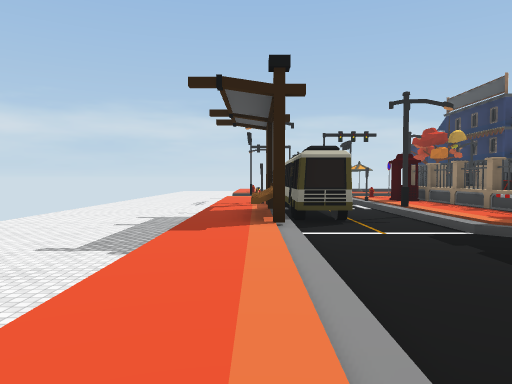
view 1 (above)

21 first-person views from a walk through a 3-D level made in the Unity game engine. The camera is 1.3 m above the floor, tilts 2° down and sees 70° across. The floor is counted in squares, 2 m on a side. Each view is taken from the middle of a square. On the plan, view 1 faces up. The plan holds only what a view shows up to about 11 squares ahead; the rest is blank. The place goes on beyond the plan. The player character is not drawn. Surface patterns are stand-ins for the level's own textures.

view 2
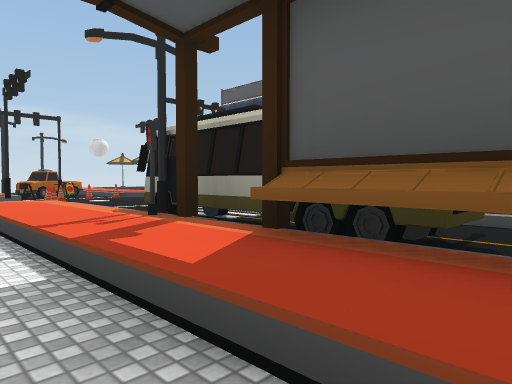

view 3
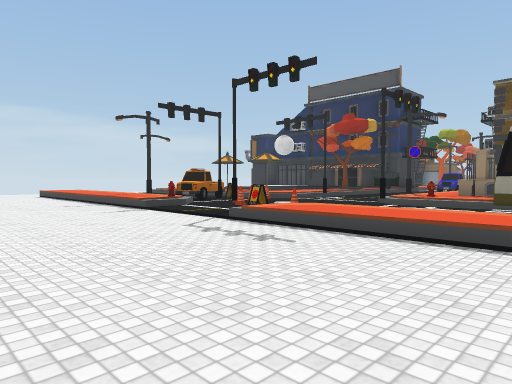

view 4
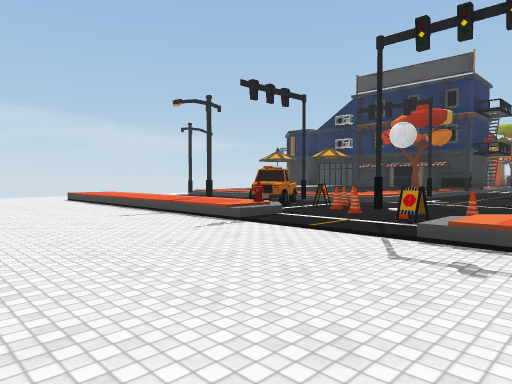

view 5
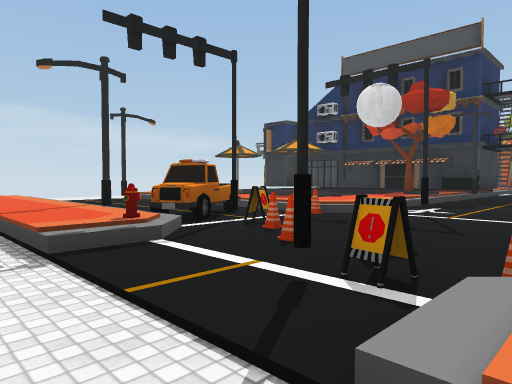

view 6
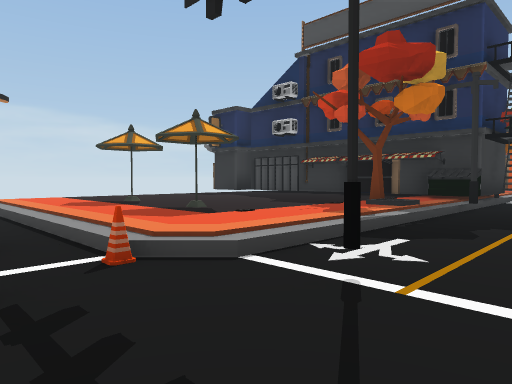

view 7
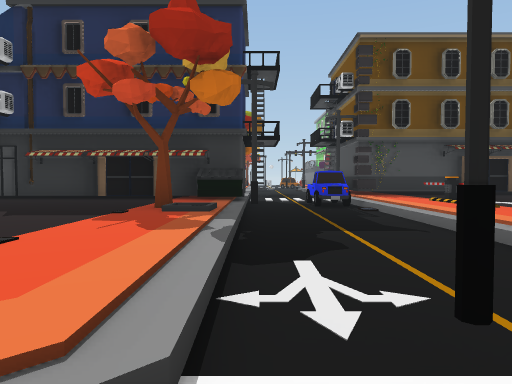

view 8
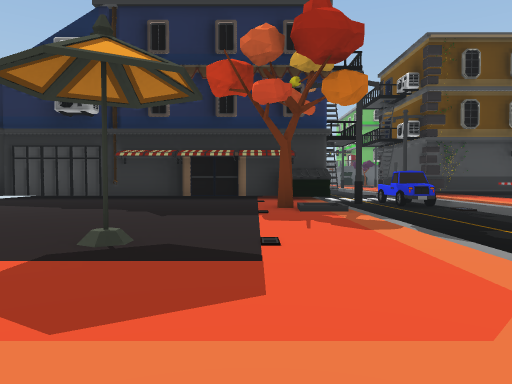

view 9
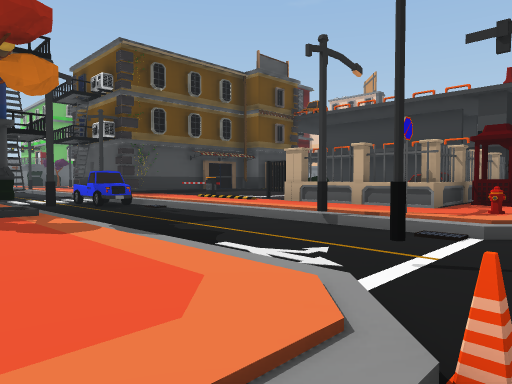

view 10
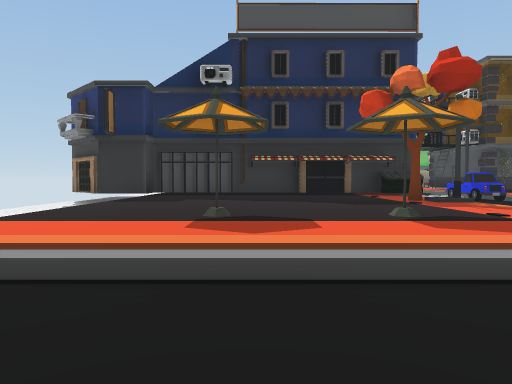

view 11
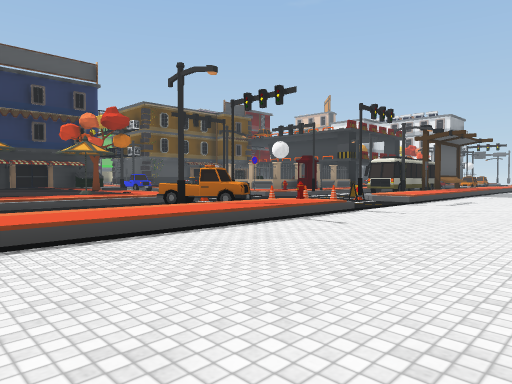

view 12
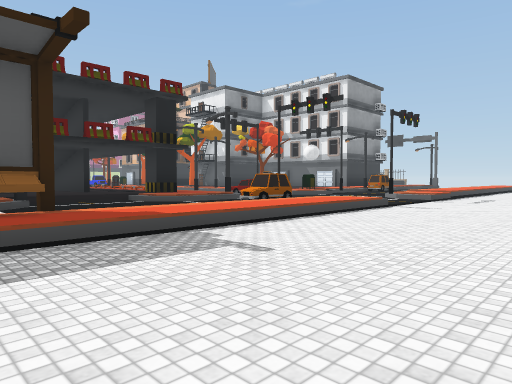

view 13
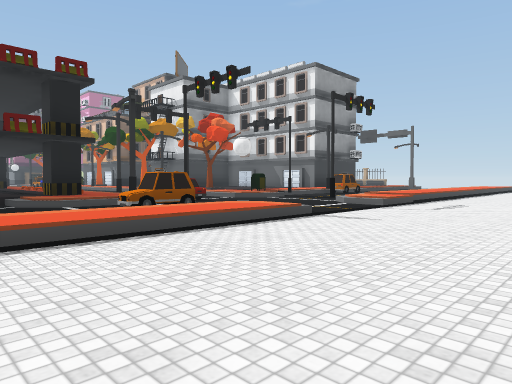

view 14
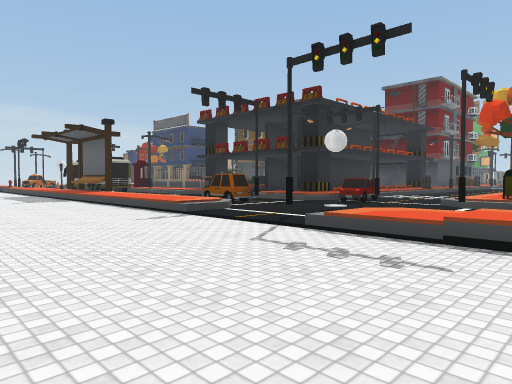

view 15
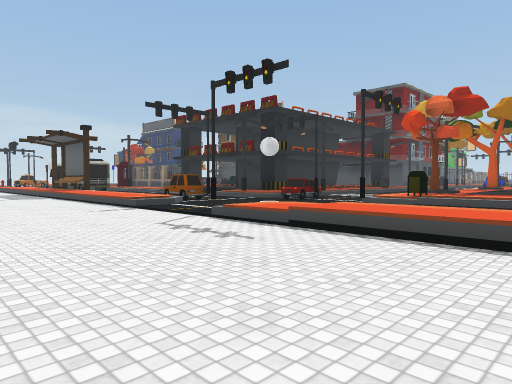

view 16
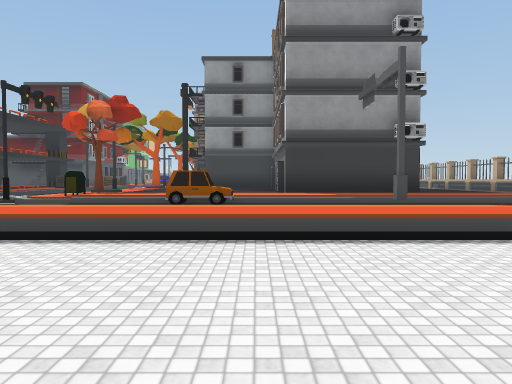

view 17
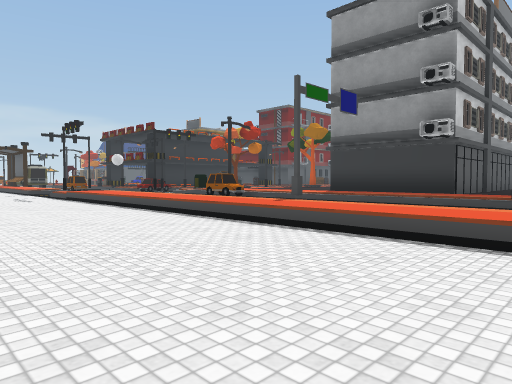

view 18
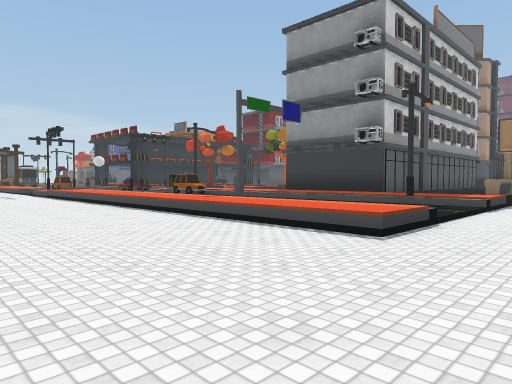

view 19
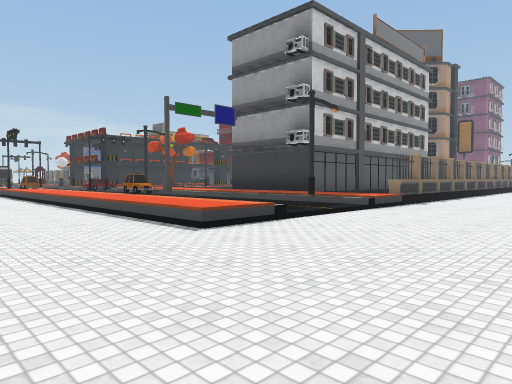

view 20
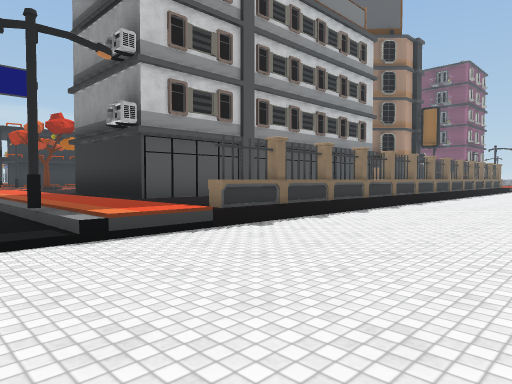

view 21
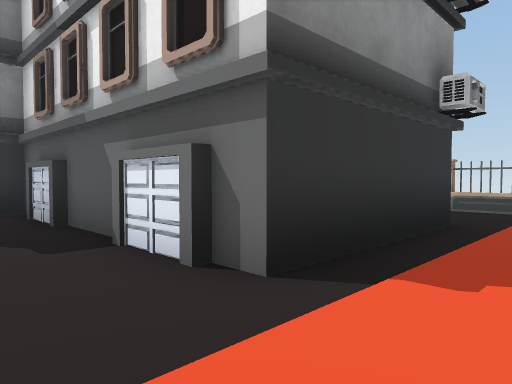

### Floor plan
Key: @ floor where view 1 was taken; # wall or solid block; x gap in a wall; . main floor; : floor 0.25 m higher than the main floor; + floor 0.5 m higher than the main floor; / step, stairs or slope; = window, fence, low wall or low ledge; ^ raised ledge; S streetlight; B bus; T truck; A barricade; C cone; R tree; E car; I barrier; U building; F taxi; M mailbox; O other object.
Columns run from 5 left of view 1 to 17 right of it. Each row starts with its distance up from view 1.
 24 ..../+ :S++++++++#
 23 ..../+:::++O+++++#
 22 ..../+:::++O+++++#
 21 ..../+:::++++++++#
 20  .../+S::++O+++++#
 19  .../+TT:+++++R++#
 18  .../O:AC++++++++##O
 17  ...::CO:::::::S::#::
 16 ....::C::#:::::::::::
 15 ....:AO::::S:::::EES
 14 ..../C::#//++++++++#
 13 ..../+:::O##^x#+I++#
 12 ..../+:::#O   +++I+#
 11 ..../+SB:+^    ++++#
 10 ....//#::+^       +#
  9 ..../+#::+^OO
  8 ..../B#BS+^
  7 ..../B#::+^
  6 ..../B:::+UU         UU
  5 ..../+:::O/++
  4 ..../+::::/+U
  3 ..../+::::/+
  2 ..../+::://+
  1 ..../+F::++#
  0  .../@F:S++/
 -1  ...//:::/+O
 -2  ...::::/EE:
 -3  ...:#::::::
 -4 ....//::://
 -5 ..../+:#:M++R
 -6 ..../+  :++
 -7 ..../+  :++
 -8 ..../+  S
 -9 ..../+  F++++
-10 ..../+  :+++++++++
-11  .../+  :++#U#####
-12  .../+  :++#
-13  .../+ #:++#
-14  .../+  :++#
-15 ..../+  :++++
-16 ..../+  :++++
-17 ..../+ :S++++
-18 ....///////^##^=##^
-19 ....................
-20 ....................
-21  ...............
-22  ....  ....

Where each view was taken, in squares from view 1:
view 1: 0 up, 0 right, facing up
view 2: 6 up, 2 left, facing up-right
view 3: 10 up, 5 left, facing up-right
view 4: 13 up, 5 left, facing up-right
view 5: 14 up, 2 left, facing up-right
view 6: 15 up, 2 right, facing up-right
view 7: 17 up, 3 right, facing right
view 8: 19 up, 3 right, facing right
view 9: 19 up, 3 right, facing down-right
view 10: 22 up, 1 right, facing right
view 11: 24 up, 5 left, facing down-right
view 12: 7 up, 5 left, facing down-right
view 13: 4 up, 5 left, facing down-right
view 14: 7 down, 5 left, facing up-right
view 15: 9 down, 5 left, facing up-right
view 16: 10 down, 5 left, facing right
view 17: 18 down, 5 left, facing up-right
view 18: 20 down, 5 left, facing up-right
view 19: 22 down, 4 left, facing up-right
view 20: 22 down, 2 right, facing up-right
view 21: 9 down, 4 right, facing down-right
